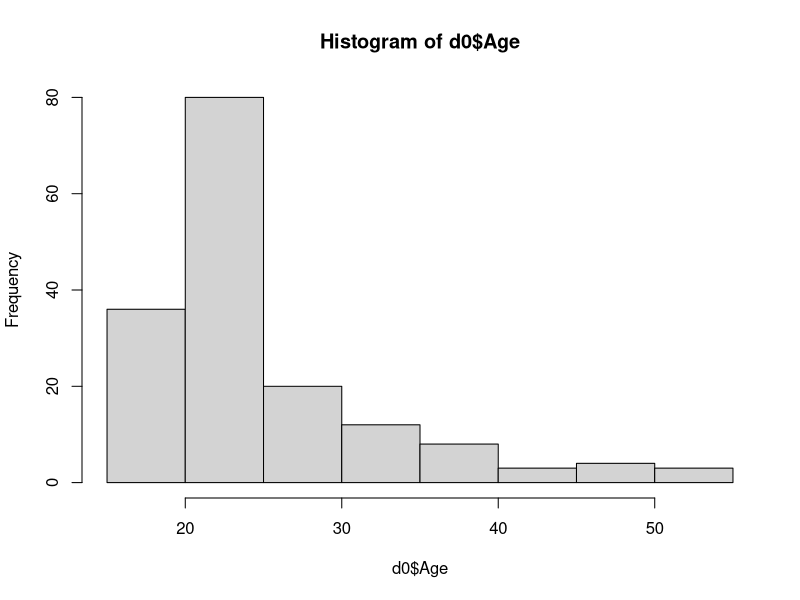
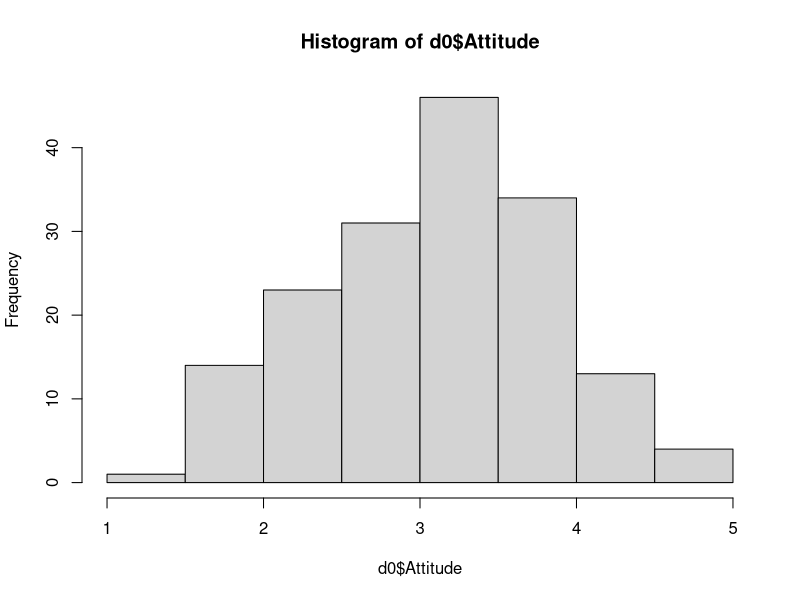
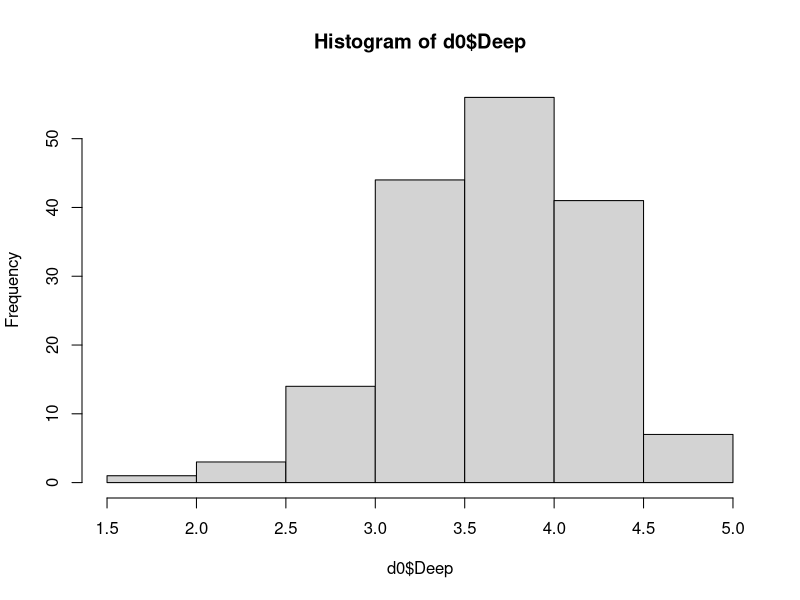
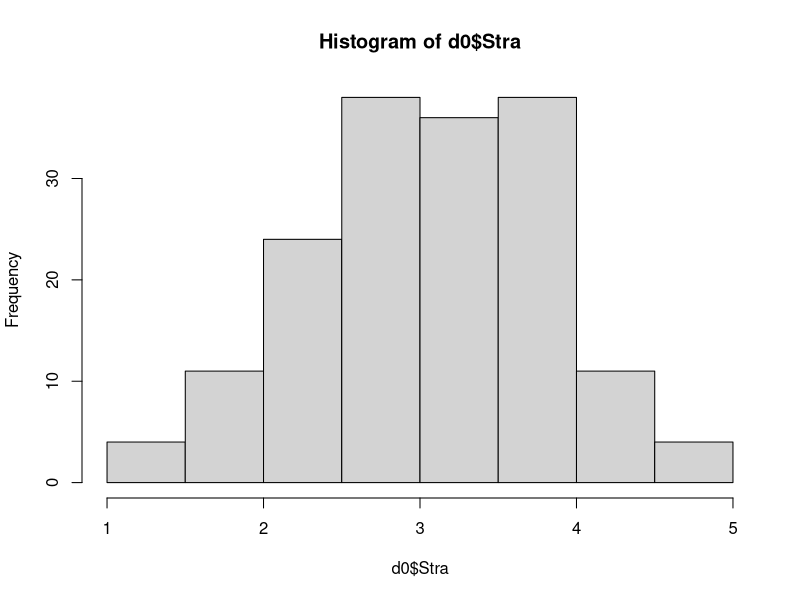
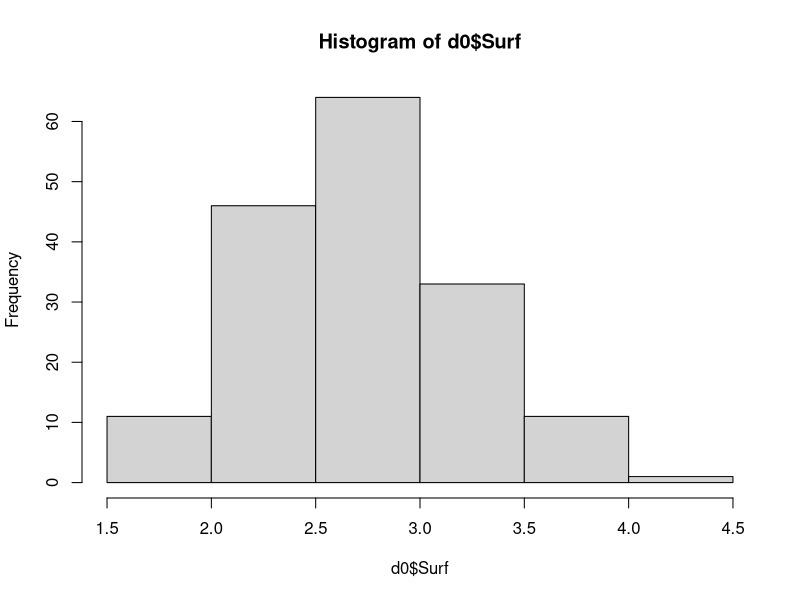
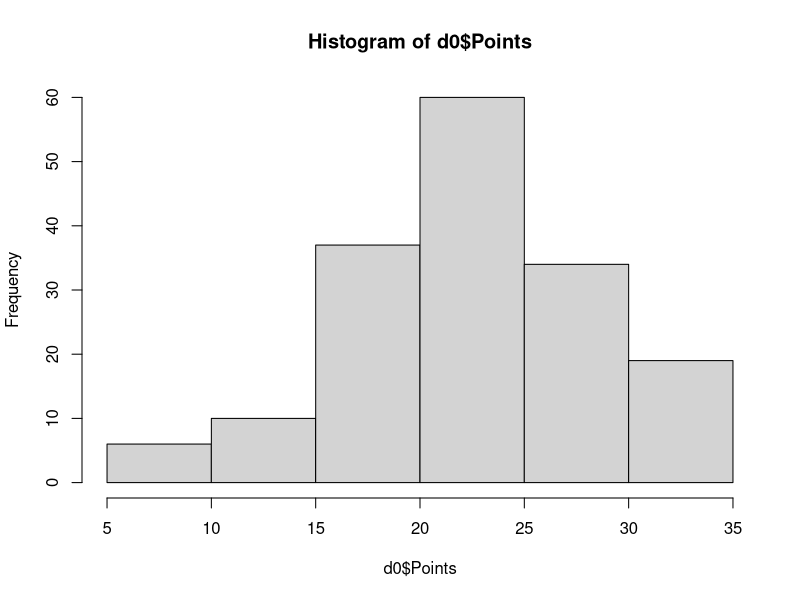
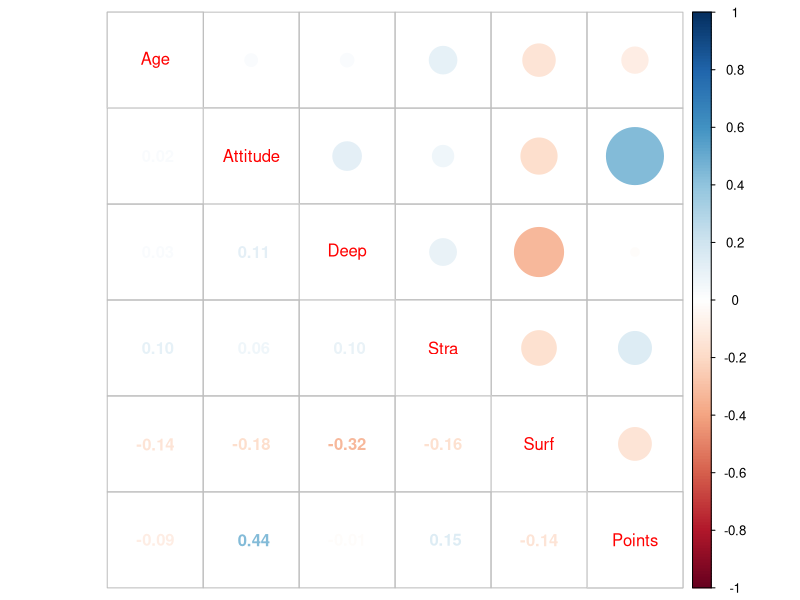
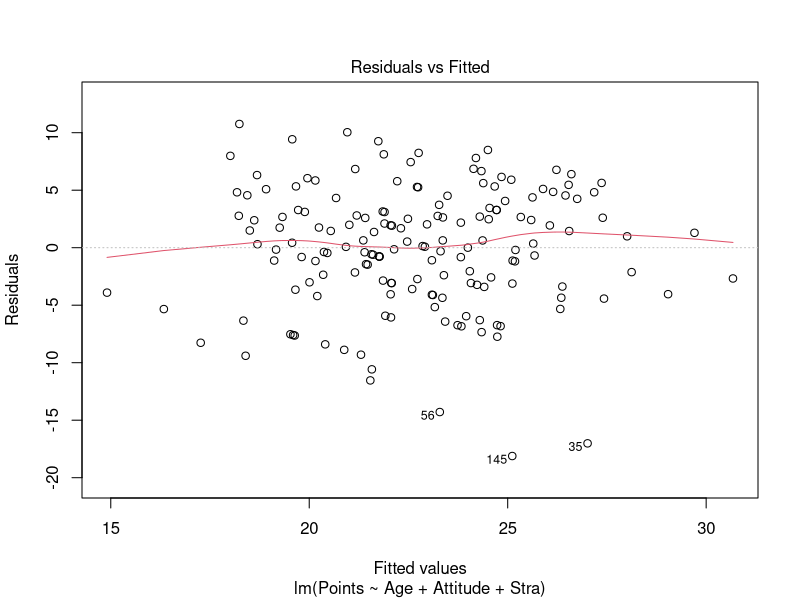

The R script that drew these images, in order:
## ---- chunk 1
d0 <-read.csv('data/learning2014.csv')
str(d0)
dim(d0)
head(d0)
#This data was collected 2014-2015. It includes 166 observations from 183 original participants who had nonzero total exam points (Points). Variables consist of the exam points (Points), two demographical variables, age and gender, along with four scaled sum scores denoting Attitude towards statistics (Attitude), Deep- (Deep), Strategic- (Strat) and Surface (Surf) approaches to #learning 
## ---- chunk 2


#Add required libraries
library(psych)
library(corrplot)



#Overall descriptives and frequencies for gender using psych::describe library
describe(d0)
table(d0$gender)

#Histograms
hist(d0$Age)
hist(d0$Attitude)
hist(d0$Deep)
hist(d0$Stra)
hist(d0$Surf)
hist(d0$Points)

#Variables look relatively normal, there are no skewness or kurtosis values above 1, Except for Age, which is understandable. As usual, there are more female participants.

#Correlation plot between continuous variables using corrplot library
corrplot.mixed(cor(d0[,2:7], use = "pairwise"))

#There is a substantial positive correlation between Attitude towards statistics and Exam points (r=0.44). Also, Surface approach to learning has negative correlation profile (r=-0.14--0.32) with all other variables, including age. Largest negative association (r=-0.32) is between Surface and Deep learning strategies.
## ---- chunk 3
#Specify the regression model. After exploratory iterations, these are the three predictors which have p<0.10 significance levels (Age,Attitude and Strategic learning) 
lm.1 = lm(Points~Age+Attitude+Stra, data = d0)
summary(lm.1)

#Model has significant predictive power in general [F(3,162)=15.07, p<0.001].
## ---- chunk 4
summary(lm.1)
#The best and only significant positive predictor of Exam points in the model is Attitude towards statistics (p<0.001). Strategic thinking has a trending positive effect (p=0.06), while Age has a trending negative effect (p=0.10). This three predictor model explains one fifth of the variance in Exam points (adj. R2=0.20). This is a only a moderate amount, as 4/5 of the variance remains unexplained. 
## ---- chunk 5
#Producing plot with the simple plot command on model. This produces four plots, of which the third (Scale-Location) was not requested in the task description but here it is anyway.
plot(lm.1)

#Looking at the three requested plots:

#Residuals vs Fitted: Assumption is that distribution of residuals does not vary depending on the fitted values. In plot, the red line should be horizontal:  it is.

#QQ residuals: Assumption is that the residuals are normally distributed. In plot, the residuals should follow diagonal: they do, with some deviations at the extreme ends.

#Residuals vs Leverage: Standardized residuals vs. leverage should not show points that reach outside the curved areas of Cook’s distance of 1, which would indicate highly influential outliers. In plot, we do not see the Cook's distance lines so there are no excessively problematic outliers. 
